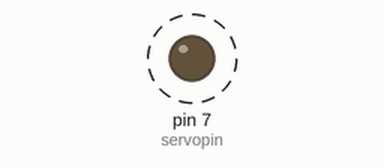
A sketch run on a simulated Arduino Uno, built with avr-gcc and run on an emulated ATmega328P. Parts: output pins drawn as LEDs (lit = HIGH). Dashed ring = blinking.

Above: at 0.15 s.
Timing chart, 0 to 3.0 s (numbered marks = the images above):
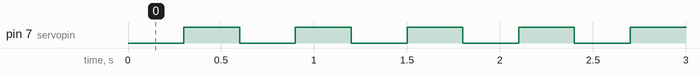

The sketch:

servo.ino
```cpp
// Driving servo with no libraries
// values to analogWrite found by testing.

#define SERVO_UP 1
#define SERVO_DOWN 130

const uint8_t servopin = 7;
const uint32_t interval = 300;

void setup() {
  pinMode(servopin, OUTPUT);
}

void loop() {
  analogWrite(servopin, SERVO_UP);
  delay(interval);
  analogWrite(servopin, SERVO_DOWN);
  delay(interval);
}
```

Measured:
- by itself, pin 7 (servopin): alternates HIGH for 0.30 s and LOW for 0.30 s
